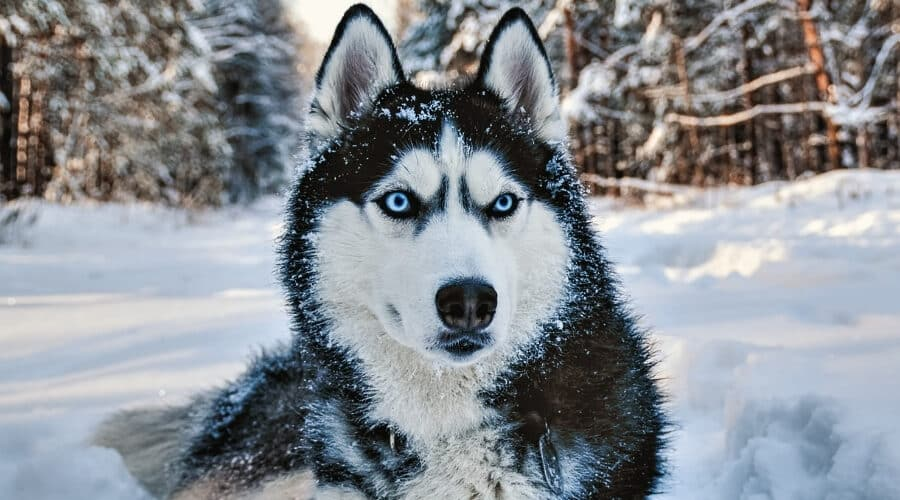
#> input picture Husky.jpg, 900 x 500 px
$ jupyter execute dipexp1.ipynb
#> lines starting #> are read from the running program, lines starting #| are printed output that depends on the picture; after the words box and inside, x2 and y2 are one past the last pixel; in counts of white or black regions, pixels touching at a corner belong together
[cell 1]
import cv2
pic=cv2.imread("Husky.jpg",1)
#> pic is the input picture: shape (500, 900, 3); mean B, G, R 146.4, 140.8, 136.1
cv2.imshow("212221240005",pic)
cv2.waitKey(0)
cv2.destroyAllWindows()

[cell 2]
import cv2
pic=cv2.imread("Husky.jpg",1)
cv2.imshow("212221240005",pic)
cv2.waitKey(0)
cv2.destroyAllWindows()

[cell 3]
import cv2
pic = cv2.imread('Husky.jpg',1)
print(pic.shape)
#| (500, 900, 3)

[cell 4]
import random
import cv2
pic=cv2.imread("Husky.jpg",1)
for i in range(100):
    for j in range(pic.shape[1]):
        pic[i][j]=[random.randint(0,255),random.randint(0,255),random.randint(0,255)]
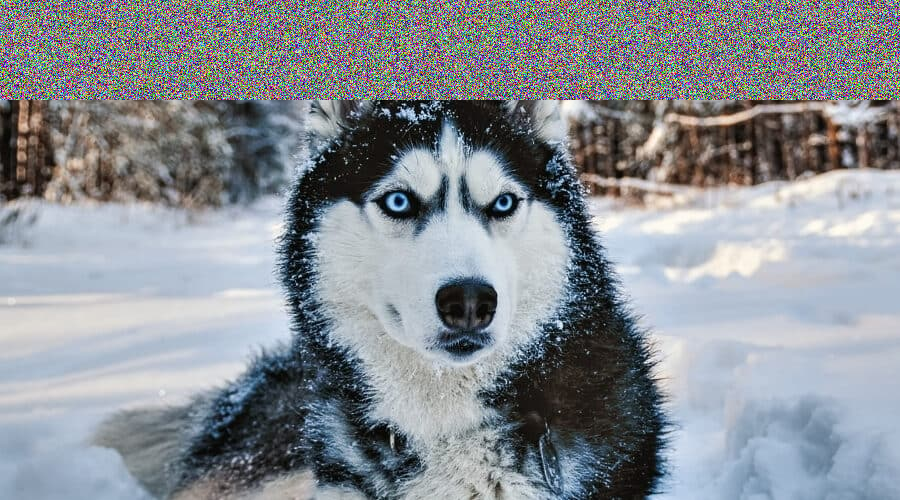
#> pic: shape (500, 900, 3); mean B, G, R 147.4, 141.5, 136.4
cv2.imshow("212221230005",pic)
cv2.waitKey(0)
cv2.destroyAllWindows()

[cell 5]
import cv2
pic=cv2.imread("Husky.jpg",1)
crop=pic[300:400,300:400]
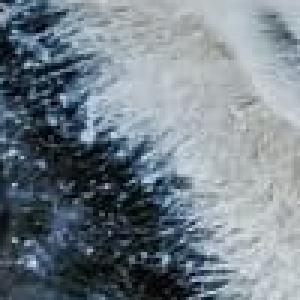
#> crop: shape (100, 100, 3) (shown 3 times larger); mean B, G, R 135.8, 127.2, 115.6
pic[50:150,50:150]=crop
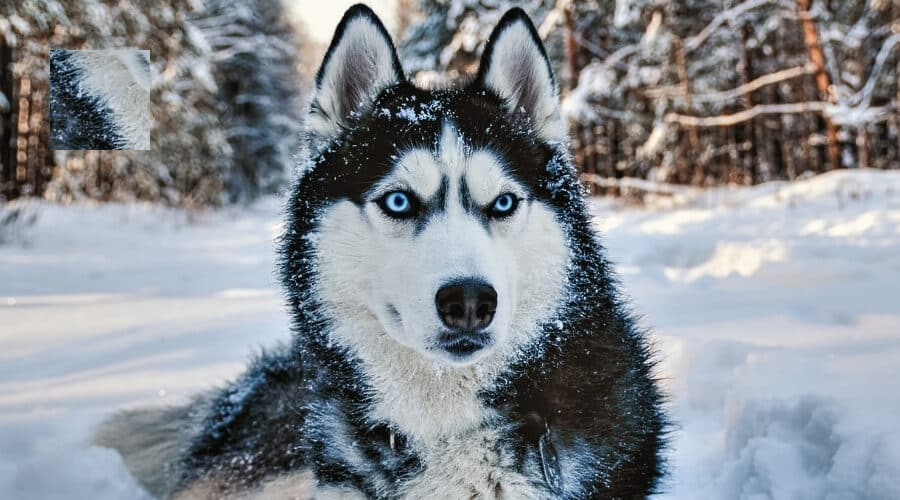
#> pic: shape (500, 900, 3); 2.22% of pixels changed, all inside (x1, y1, x2, y2) = (50, 50, 150, 150)
cv2.imshow("212221240005",pic)
cv2.waitKey(0)
cv2.destroyAllWindows()
